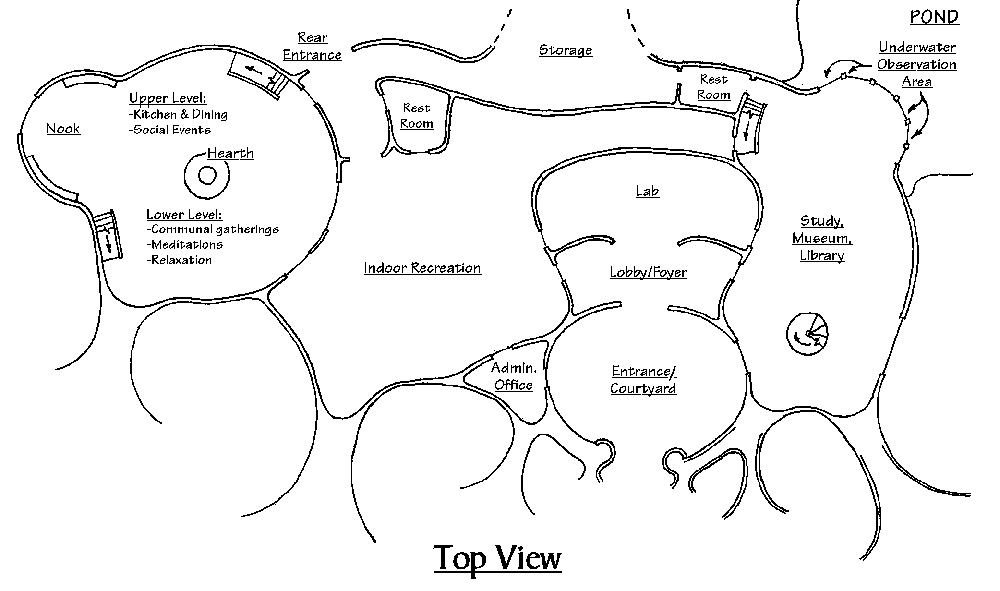
#> input picture mesh_creation_lab/Banyan_Tree/drawings/banyan_floor_plan.png, 1000 x 591 px
$ python -i plan_trace.py   (imports and definitions only)
#> lines starting #> are read from the running program, lines starting #| are printed output that depends on the picture; after the words box and inside, x2 and y2 are one past the last pixel; in counts of white or black regions, pixels touching at a corner belong together
"""
plan_trace — turn Jeff's hand-drawn floor plan into wall, room and roof data.

The school is not modelled from guessed dimensions. Its walls are the ink of
`drawings/banyan_floor_plan.png` itself: every dark stroke long enough to be a
wall is kept, thickened, smoothed, and its outline becomes the faces of a wall
mesh. So the curve of every room, the width of every doorway and the hook of
the courtyard entrance are exactly what was drawn.

What the drawing does not say, this module decides, and each decision is a
named table below rather than a buried constant:

* **Scale.** The Main Hall is drawn about 300 px across. At 0.06 m/px that is
  an 18 m round hall, which is the size a dining room for several families
  needs, and it makes the whole school 57 m x 33 m -- which also matches how
  big the school is drawn on the community plan (see build_banyan_tree.py).
* **Which ink is not wall.** Labels and their underlines are dropped by size;
  the three stair symbols are cut out (their gaps become the doorways the
  stairs pass through) and replaced by real stair meshes.
* **Rooms.** The enclosed spaces between walls, found by flood fill after
  temporarily closing the doorways, each named by the label Jeff wrote in it.

Coordinates: everything here works in PLAN PIXELS (x right, y down), and
`to_world` converts to scene metres (x east, y north, origin at the hearth).
"""
from __future__ import annotations

from dataclasses import dataclass
from pathlib import Path

import numpy as np
from PIL import Image, ImageDraw
from scipy import ndimage as ndi

HERE = Path(__file__).resolve().parent
PLAN_PNG = HERE / "drawings" / "banyan_floor_plan.png"

M_PER_PX = 0.06                 # 300 px Main Hall -> 18 m
HEARTH_PX = (208.0, 175.0)      # the scene origin: the community's hearth


# [4 lines left out: function to_world, not called in this run]


def to_plan(x, y):
    return (np.asarray(x, float) / M_PER_PX + HEARTH_PX[0],
            -np.asarray(y, float) / M_PER_PX + HEARTH_PX[1])


# Stair symbols, as plan-pixel polygons. Cutting them out of the wall ink
# leaves the gap the stair passes through.
STAIRS = {
    'rear':  [(224, 64), (282, 46), (300, 80), (282, 104), (226, 76)],
    'west':  [(88, 208), (124, 206), (126, 266), (94, 268)],
    'east':  [(731, 90), (770, 90), (770, 160), (731, 160)],
}

# Openings closed ONLY while finding rooms, so the flood fill doesn't leak out
# of a doorway into the outdoors. They are never built.
SEALS = [
    [(598, 446), (690, 452)],          # courtyard entrance, between the hooks
    [(290, 95), (300, 60), (356, 44)],  # rear entrance
    [(888, 138), (912, 150), (895, 178)],   # library / underwater junction
    [(514, 0), (498, 28), (482, 54)],  # storage, dashed (west)
    [(624, 0), (650, 40), (674, 74)],  # storage, dashed (east)
    [(500, 2), (640, 2)],              # storage, open north side
]

# Every room, by a point inside it (near where its label is written).
ROOMS = {
    'main_hall':   (190, 180),
    'indoor_rec':  (420, 260),
    'lab':         (640, 190),
    'lobby':       (645, 272),
    'courtyard':   (640, 375),
    'admin':       (510, 372),
    'library':     (820, 260),
    'rest_west':   (412, 120),
    'rest_east':   (700, 80),
    'underwater':  (860, 120),
    'storage':     (560, 40),
    'gallery':     (620, 135),
}

ROOM_TITLES = {
    'main_hall':  "Main Hall — upper level kitchen & dining, lower level "
                  "communal gatherings around the hearth",
    'indoor_rec': "Indoor Recreation",
    'lab':        "Lab — science benches and computers",
    'lobby':      "Lobby / Foyer — a tree-of-life mosaic in the floor",
    'courtyard':  "Entrance Courtyard — open to the sky",
    'admin':      "Admin Office",
    'library':    "Study, Museum, Library",
    'rest_west':  "Rest Room",
    'rest_east':  "Rest Room",
    'underwater': "Underwater Observation Area — windows into the pond",
    'storage':    "Storage",
    'gallery':    "North gallery — the children's cubbies",
}

OPEN_TO_SKY = {'courtyard'}


def _poly_mask(shape, poly, width=0):
    img = Image.new('L', (shape[1], shape[0]), 0)
    d = ImageDraw.Draw(img)
    if width:
        d.line([tuple(p) for p in poly], fill=255, width=width)
    else:
        d.polygon([tuple(p) for p in poly], fill=255)
    return np.asarray(img) > 0


def _disk(r):
    y, x = np.mgrid[-r:r + 1, -r:r + 1]
    return x * x + y * y <= r * r


@dataclass
class Plan:
    walls: np.ndarray          # bool, the built wall ink (thickened)
    building: np.ndarray       # bool, walls + every room = the roofed outline
    rooms: np.ndarray          # int, 0 = outside, k = index into room_names
    room_names: list
    stairs: dict

    @property
    def shape(self):
        return self.walls.shape


def trace(debug_png=None) -> Plan:
    g = np.asarray(Image.open(PLAN_PNG).convert('L')).astype(float) / 255.0
#> g: shape (591, 1000) float64; values 0 (black) and 1 (white), 95.3% white; black in thin lines or dots
    dark = g < 0.55
#> dark: shape (591, 1000) bool; 4.7% white in thin lines or dots
    lab, n = ndi.label(dark, structure=np.ones((3, 3)))
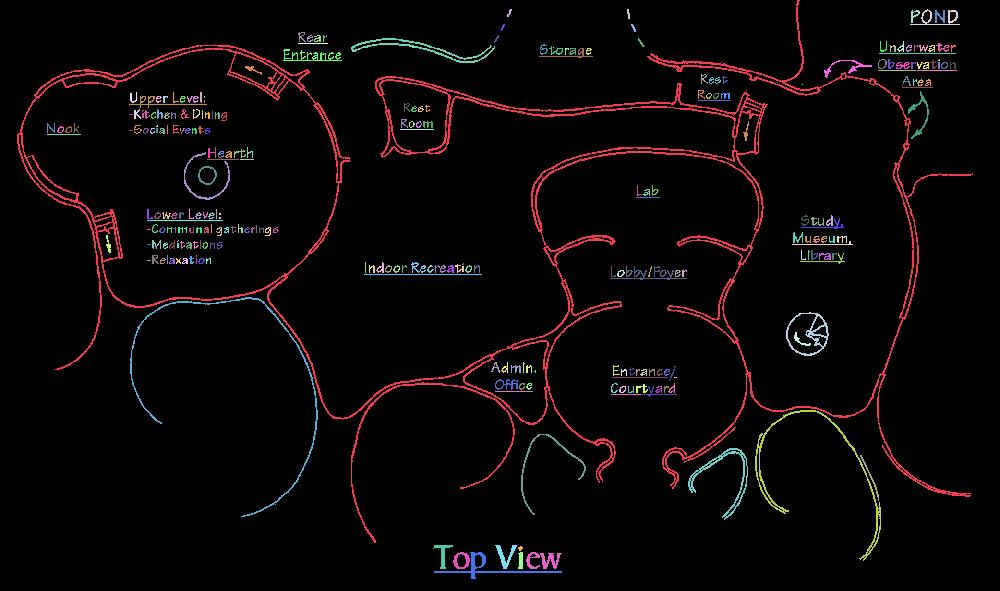
#> lab: shape (591, 1000) int32; 281 distinct labels, from 0 to 280; one colour per label, 0 black
#> n = 280
    keep = np.zeros(n + 1, bool)
    for i, sl in enumerate(ndi.find_objects(lab), 1):
        h = sl[0].stop - sl[0].start
        w = sl[1].stop - sl[1].start
        # Walls are long; text is small; an underline is long but flat. The
        # title ("Top View") sits below y=535.
        if max(h, w) > 60 and min(h, w) > 16 and sl[0].start < 535:
            keep[i] = True
#> this loop made 280 passes
#> (h, w) on passes 1 to 3: (543, 956), (8, 5), (10, 3)
    ink = keep[lab]
#> ink: shape (591, 1000) bool; 3.1% white in thin lines or dots
    for poly in STAIRS.values():
        ink &= ~_poly_mask(ink.shape, poly)

    # Double-line walls (the drawing's way of showing a thick wall with
    # window gaps) merge into one solid wall at a 3 px dilation, ~0.4 m.
    walls = ndi.binary_dilation(ink, _disk(3))
#> walls: shape (591, 1000) bool; 9.7% white; 6 white regions, box (x1, y1, x2, y2) and area: (52, 0, 976, 564) 40753, (372, 73, 734, 161) 6344, (14, 41, 259, 228) 5426, (348, 35, 498, 66) 1831, (685, 445, 751, 523) 1608, (518, 431, 589, 518) 1247

    sealed = walls.copy()
    for line in SEALS:
        sealed |= _poly_mask(walls.shape, line, width=9)
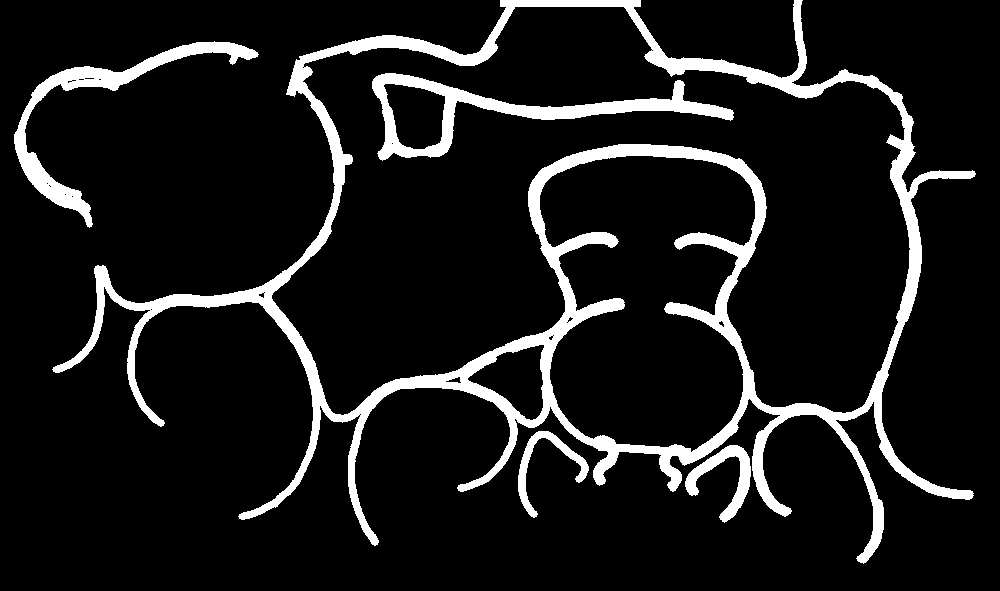
#> sealed: shape (591, 1000) bool; 10.2% white; 5 white regions, box (x1, y1, x2, y2) and area: (52, 0, 976, 564) 45785, (372, 73, 734, 161) 6344, (14, 41, 259, 228) 5426, (685, 445, 751, 523) 1608, (518, 431, 589, 518) 1247
    for poly in STAIRS.values():
        sealed |= _poly_mask(walls.shape, poly)
    sealed = ndi.binary_dilation(sealed, _disk(5))     # close small doorways
#> sealed: shape (591, 1000) bool; 21.2% white; 1 white region, box (x1, y1, x2, y2) and area: (9, 0, 981, 569) 125196

    space, m = ndi.label(~sealed)
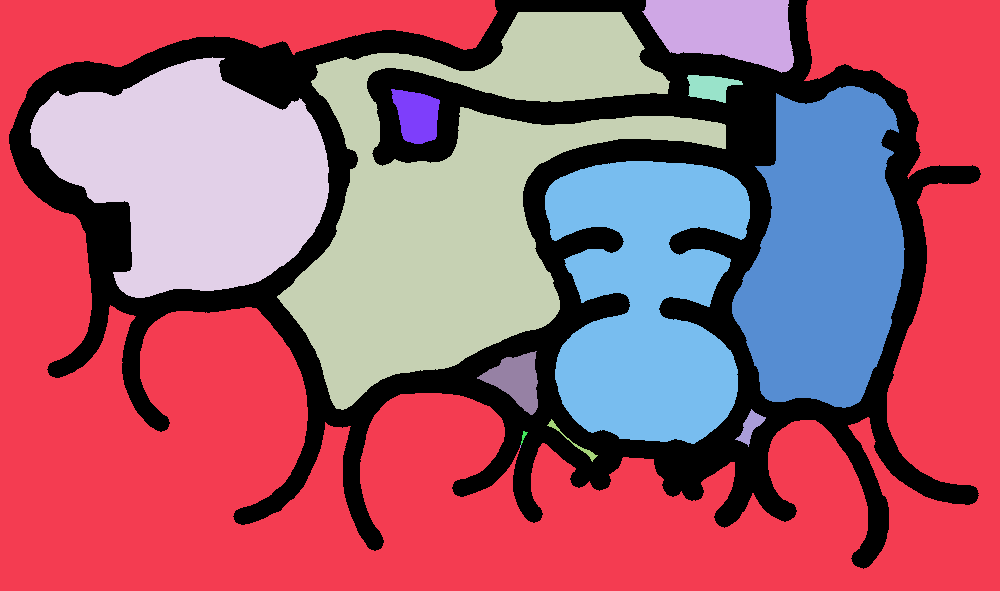
#> space: shape (591, 1000) int32; 14 distinct labels, from 0 to 13; one colour per label, 0 black
#> m = 13
    border = set(np.unique(np.concatenate([space[0], space[-1],
                                           space[:, 0], space[:, -1]])))
#> border = 3 items
    # Seeds that share one flood-fill component (rooms joined by a wide
    # doorway, like Lab / Lobby / Courtyard) split it by nearest seed.
    names, seeds = [], []
    for key, (x, y) in ROOMS.items():
        k = space[int(y), int(x)]
        if k == 0 or k in border:
            print(f"  plan_trace: room '{key}' is not enclosed (k={k})")
            continue
        names.append(key)
        seeds.append((x, y, k))
#> this loop made 12 passes
#> k on passes 1 to 8: 4, 3, 8, 8, 8, 9, 6, 7
#> after the loop, names = ['main_hall', 'indoor_rec', 'lab', 'lobby', 'courtyard', 'admin', 'library', 'rest_west', 'rest_east', 'underwater', 'storage', 'gallery']; seeds = [(190, 180, 4), (420, 260, 3), (640, 190, 8), (645, 272, 8), (640, 375, 8), (510, 372, 9), (820, 260, 6), (412, 120, 7), (700, 80, 5), (860, 120, 6), (560, 40, 3), (620, 135, 3)]
    yy, xx = np.mgrid[0:walls.shape[0], 0:walls.shape[1]]
#> yy: shape (591, 1000) int64; 591 distinct labels, from 0 to 590
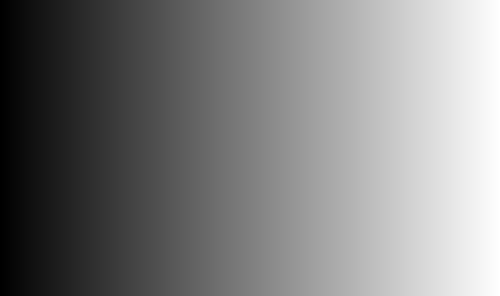
#> xx: shape (591, 1000) int64 (shown at 1/2 size); min 0, max 999, mean 499.5; drawn with min black and max white
    best = np.full(walls.shape, np.inf)
#> best: shape (591, 1000) float64; every value is NaN or infinite
    rooms = np.zeros(walls.shape, int)
    for idx, (x, y, k) in enumerate(seeds, 1):
        d = np.hypot(xx - x, yy - y)
        win = (space == k) & (d < best)
        rooms[win] = idx
        best[win] = d[win]
#> this loop made 12 passes
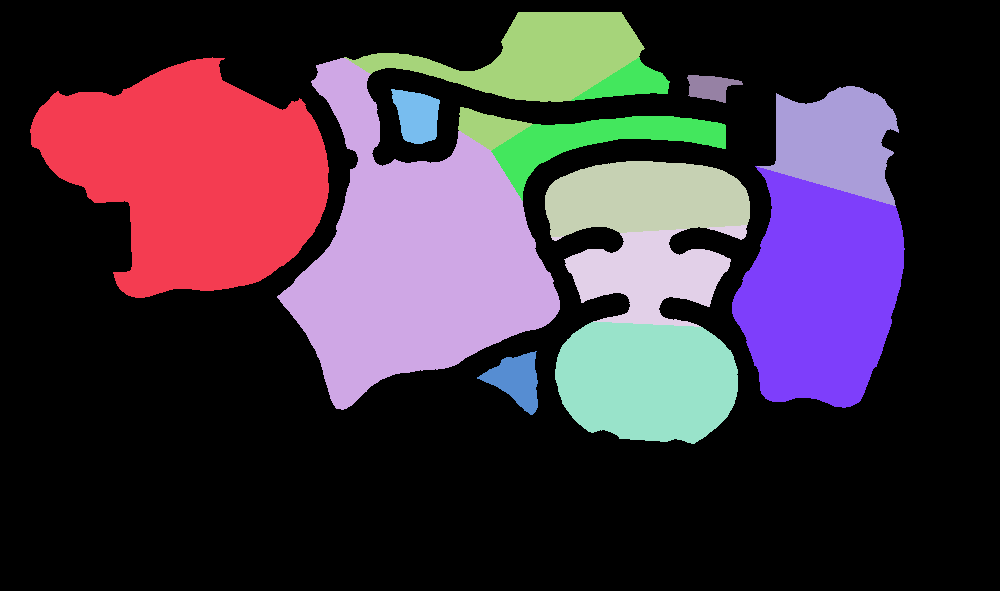
#> rooms: shape (591, 1000) int64; 13 distinct labels, from 0 to 12; one colour per label, 0 black

    # Give the closed doorways back to the rooms on either side of them: grow
    # each room into the sealed-but-not-wall band, nearest room wins.
    inside = rooms > 0
#> inside: shape (591, 1000) bool; 34.7% white; 7 white regions, largest, box (x1, y1, x2, y2) and area: (277, 12, 726, 410) 72621, (30, 57, 329, 298) 46694, (545, 161, 750, 444) 40563
    _, (iy, ix) = ndi.distance_transform_edt(~inside, return_indices=True)
#> iy: shape (591, 1000) int32; 432 distinct labels, from 12 to 443
    grown = rooms[iy, ix]
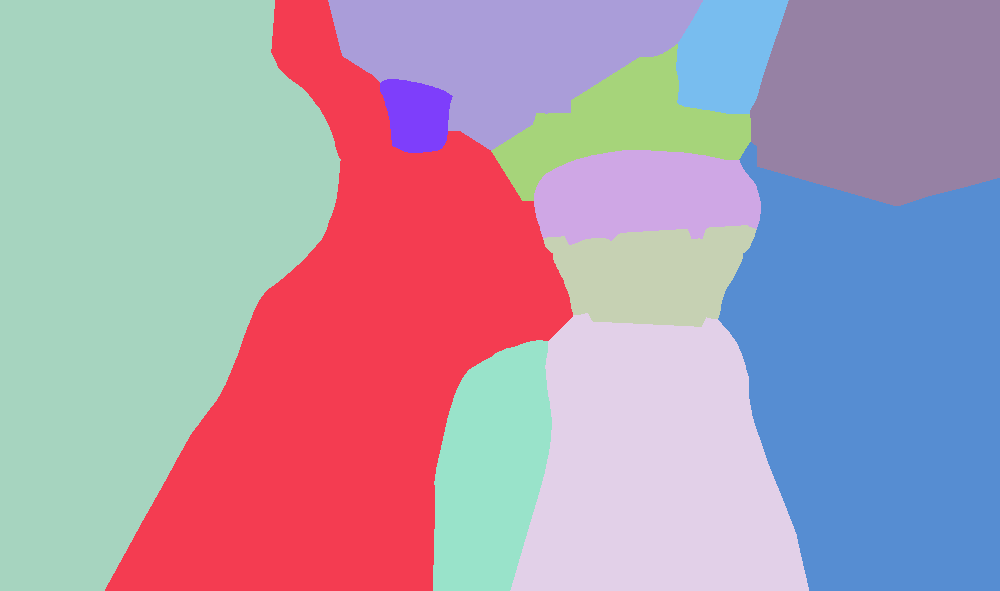
#> grown: shape (591, 1000) int64; 12 distinct labels, from 1 to 12; one colour per label, 0 black
    reach = ndi.binary_dilation(inside, _disk(9)) & ~walls
#> reach: shape (591, 1000) bool; 40.3% white; 6 white regions, box (x1, y1, x2, y2) and area: (272, 3, 752, 415) 87187, (25, 52, 335, 303) 52298, (540, 156, 755, 452) 47454, (727, 81, 910, 413) 45271, (468, 345, 544, 420) 3159, (384, 84, 445, 149) 2903
    rooms = np.where(reach, grown, 0)
#> rooms: shape (591, 1000) int64; 13 distinct labels, from 0 to 12

    building = ndi.binary_closing(rooms > 0, _disk(6)) | (
        ndi.binary_dilation(rooms > 0, _disk(6)) & walls)
#> building: shape (591, 1000) bool; 45.7% white; 1 white region, box (x1, y1, x2, y2) and area: (19, 6, 916, 458) 269853
    building = ndi.binary_fill_holes(building)
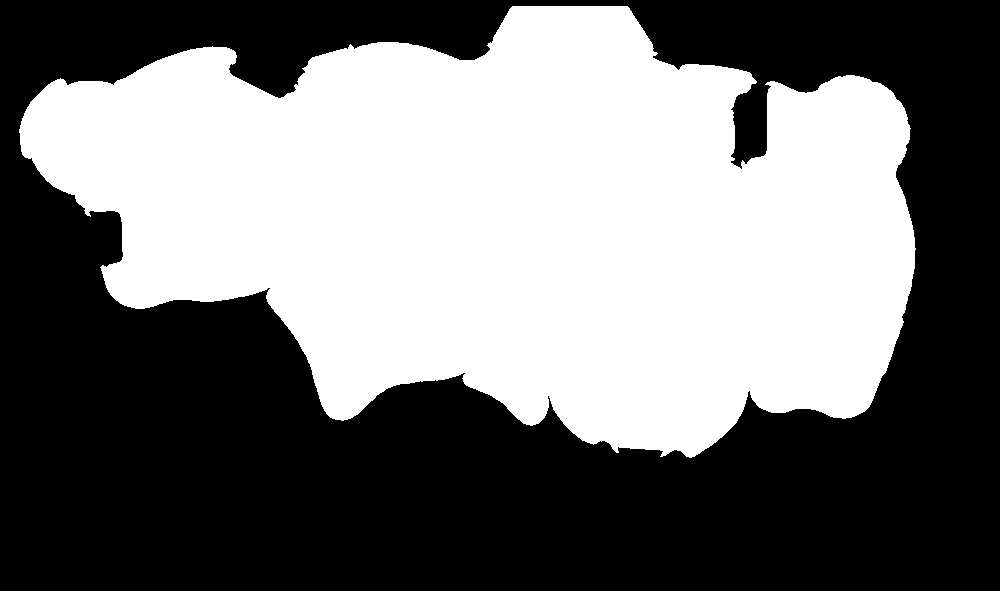
#> building: shape (591, 1000) bool; 45.8% white; 1 white region, box (x1, y1, x2, y2) and area: (19, 6, 916, 458) 270479

    plan = Plan(walls=walls, building=building, rooms=rooms,
                room_names=names, stairs=STAIRS)
    if debug_png:
        _debug(plan, g, debug_png)
    return plan


# [14 lines left out: function _debug, not called in this run]

>>> result = trace()

$ run again, with mesh_creation_lab/Banyan_Tree/drawings/banyan_elevation.png copied over mesh_creation_lab/Banyan_Tree/drawings/banyan_floor_plan.png
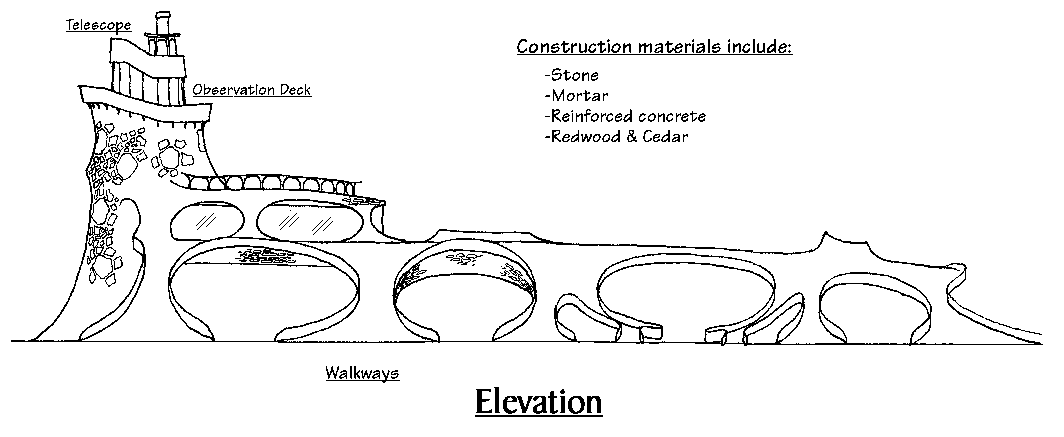
#> input picture mesh_creation_lab/Banyan_Tree/drawings/banyan_elevation.png, 1064 x 437 px
#> g: shape (437, 1064) float64; values 0 (black) and 1 (white), 95% white; black in thin lines or dots
#> dark: shape (437, 1064) bool; 5% white in thin lines or dots
#> lab: shape (437, 1064) int32; 164 distinct labels, from 0 to 163
#> n = 163
#> the loop in trace, `for i, sl in enumerate(ndi.find_objects(lab), 1):` made 163 passes
#> (h, w) on passes 1 to 3: (335, 1032), (11, 8), (11, 1)
#> walls: shape (437, 1064) bool; 12.8% white; 1 white region, box (x1, y1, x2, y2) and area: (8, 8, 1046, 349) 59685
#> space: shape (437, 1064) int32; 29 distinct labels, from 0 to 28
#> m = 28
#> border = 2 items
#> the loop in trace, `for key, (x, y) in ROOMS.items():` made 12 passes
#> k on passes 1 to 8: 0, 0, 1, 0, 1, 1, 9, 1
#> (printed output is left out)
#> after the loop in trace, `for key, (x, y) in ROOMS.items():`: names = ['library']; seeds = [(820, 260, 9)]
#> in trace, `yy, xx = np.mgrid[0:walls.shape[0], 0:walls.shape[1]]`:
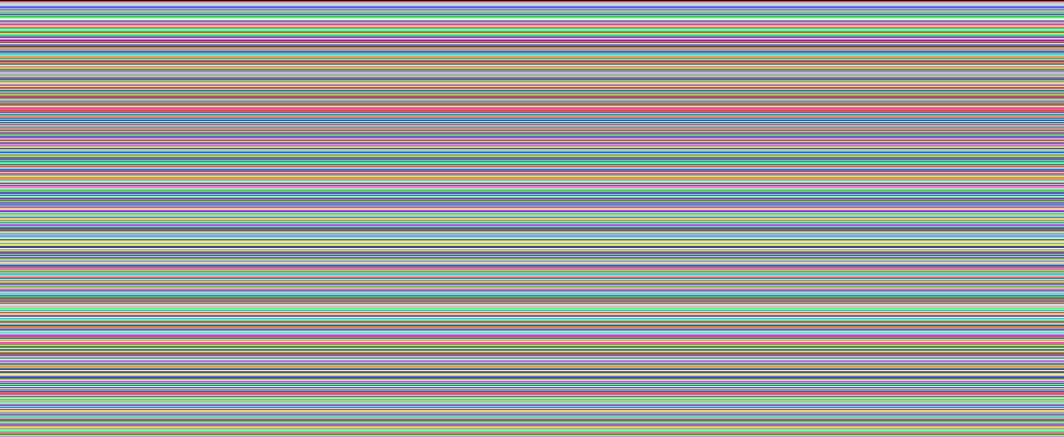
#> yy: shape (437, 1064) int64; 437 distinct labels, from 0 to 436; one colour per label, 0 black
#> the loop in trace, `for idx, (x, y, k) in enumerate(seeds, 1):` made 1 pass
#> (idx, x, y, k) on pass 1: (1, 820, 260, 9)
#> iy: shape (437, 1064) int32; 50 distinct labels, from 245 to 294
#> ix: shape (437, 1064) int32; 104 distinct labels, from 770 to 873
#> grown: shape (437, 1064) int64; every value is 1
#> reach: shape (437, 1064) bool; 0.71% white; 1 white region, box (x1, y1, x2, y2) and area: (761, 239, 883, 304) 3324
#> in trace, `building = ndi.binary_closing(rooms > 0, _disk(6)) | ( ndi.binary_dila..`:
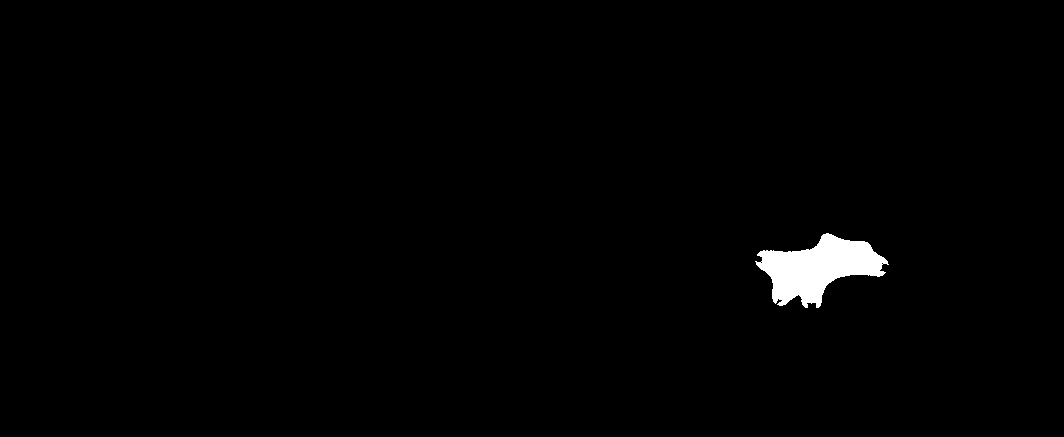
#> building: shape (437, 1064) bool; 1.1% white; 1 white region, box (x1, y1, x2, y2) and area: (755, 233, 889, 308) 5203
